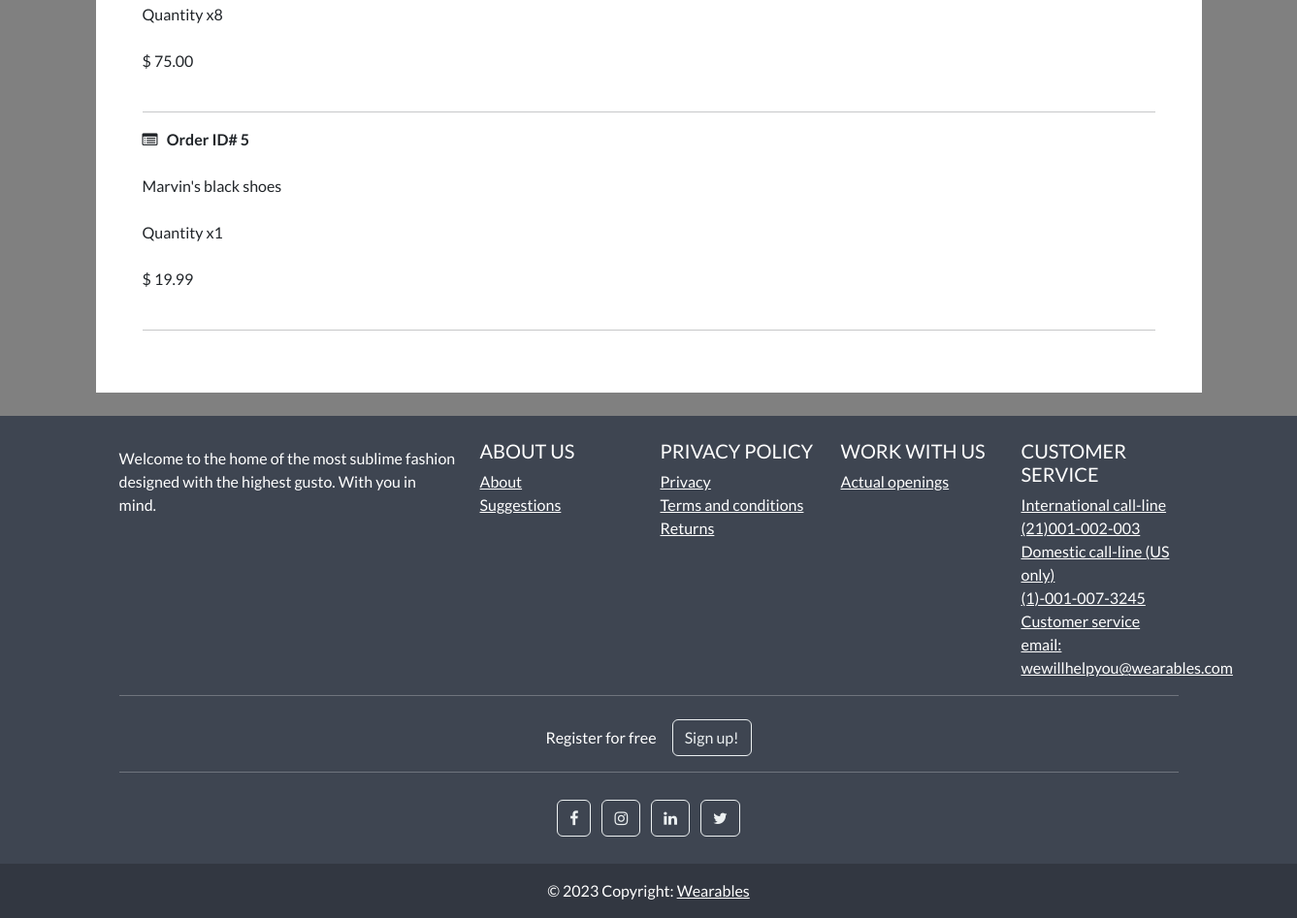
Page /account/track-orders (signed in, lower part) on the earlier database version.
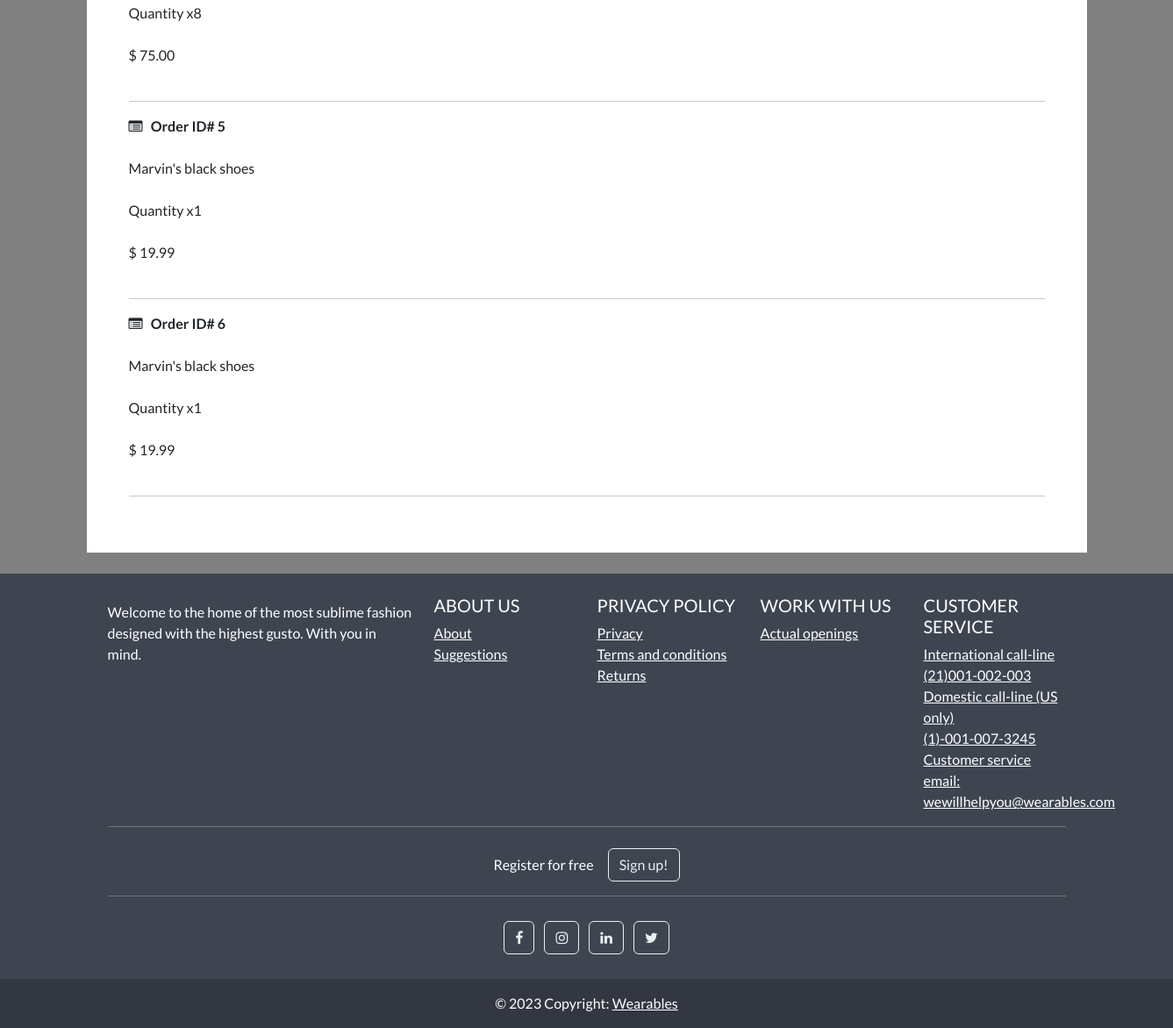
Same page on the later database version.
### payment/models.py (models this page shows, shortened)
class OrderItem(models.Model):
    order = models.ForeignKey(Order, on_delete=models.CASCADE, null=True)                                               #order items linked to order class, multiple items linked to one order
    product = models.ForeignKey(Product, on_delete=models.CASCADE, null=True)                                           #multiple order item objects can be associated with one product
    quantity = models.PositiveBigIntegerField(default=1)
    price = models.DecimalField(max_digits=8,decimal_places=2)                                                          #price per quantity of items, not the total amount
    user = models.ForeignKey(User, on_delete=models.CASCADE, null=True, blank=True)

### store/models.py (models this page shows, shortened)
class Product(models.Model):
    category = models.ForeignKey(Category, related_name='product',on_delete=models.CASCADE, null=True)                  #linking category and product through a fk, will add category to products
    title=models.CharField(max_length=250)
    brand=models.CharField(max_length=250,default='un-branded')
    description= models.TextField(blank=True)                                                                           #blank denotes an optional field
    slug=models.SlugField(max_length=255)                                                                               #to make urls more user-friendly and readable/unique
    price=models.DecimalField(max_digits=5,decimal_places=2)                                                            #product price
    image = models.ImageField(upload_to='images/')                                                                      #upon uploading an image will create an image subfolder in media (pillow rqd)
    tags = models.ManyToManyField('Tag', related_name='product_tags', blank=True)                                       #MANY TO MANY RELATIONSHIP with tags,acting as an intermediary
    class Meta:
        verbose_name_plural = 'products'                                                                                #django by default adds an s to category name
    def __str__(self):
        return self.title                                                                        #(products referenced by their correct title instead of product1, or product2)

### account/views.py (the view)
# urls.py: path('track-orders',views.track_orders,name='track-orders'),
@login_required(login_url='my-login')
def track_orders(request):
    try:
        orders=OrderItem.objects.filter(user=request.user)                                                              #fetching the orders associated with a user, user FK
        context = {'orders': orders}
        return render(request, 'account/track-orders.html', context=context)
    except:                                                                                                             #in case user has no orders
        return render(request, 'account/track-orders.html')

### cart/cart.py (called while the page is built)
    def __len__(self):                                                                                #total length of products in a session
        return sum(item['qty'] for item in self.cart.values())                                        #total number of items in a shopping cart

### cart/context_processors.py (called while the page is built)
def cart(request):
    return {'cart':Cart(request)}

### store/models.py (called while the page is built)
    def get_absolute_url(self):                                                                                         #dynamic links for categories
        return reverse('list-category',args=[self.slug])

### store/views.py (called while the page is built)
def categories(request):
    all_categories=Category.objects.all()                                                                               #select all categories(shoes and shirts)
    return {'all_categories': all_categories}

### account/templates/account/track-orders.html (shortened to what this page needs)
{% extends "store/base.html" %}
{% load static %}
{% load crispy_forms_tags %}
{% block content %}
    <br>
    <br>
      <div class="container bg-white shadow-md p-5 form-layout">
          {% for order in orders %}
            <strong> <i class="fa fa-list-alt" aria-hidden="true"></i> &nbsp; Order ID# {{ order.id }}</strong>
            <br> <br>
            {{order.product}}
            <br> <br>
             Quantity x{{ order.quantity }}
            <br> <br>
             $ {{ order.price }}
              <br> <br>
              <hr>
          {% endfor %}
    </div>
    <br>
{% endblock %}

Differences in the rows shown:
added OrderItem: id "6", product "Marvin's black shoes", quantity "1", price "19.99"
